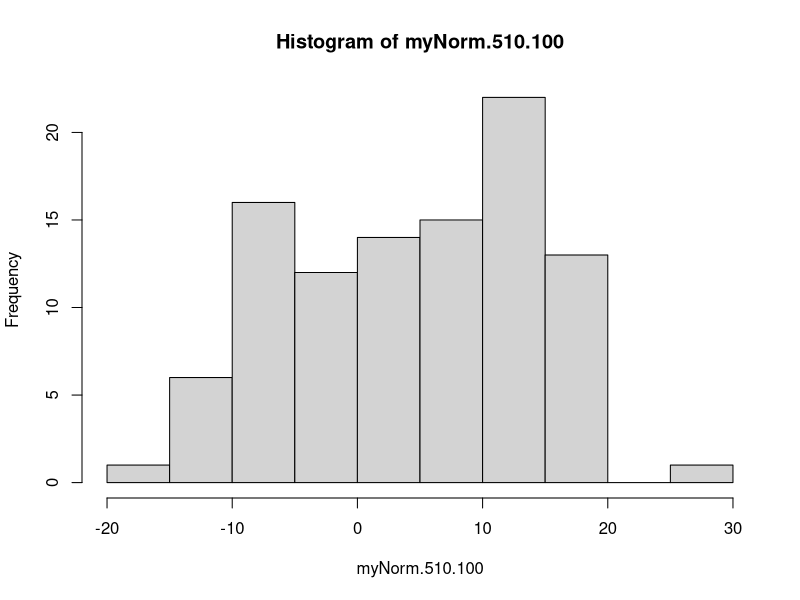
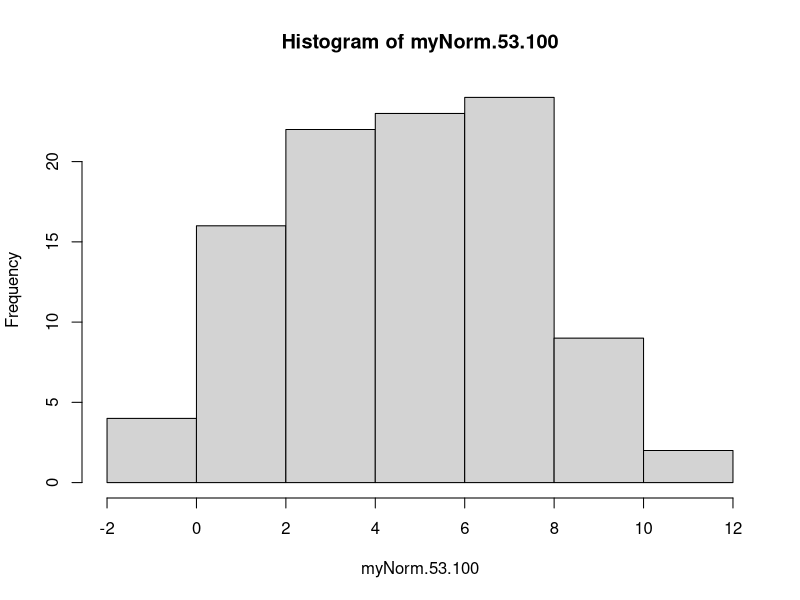
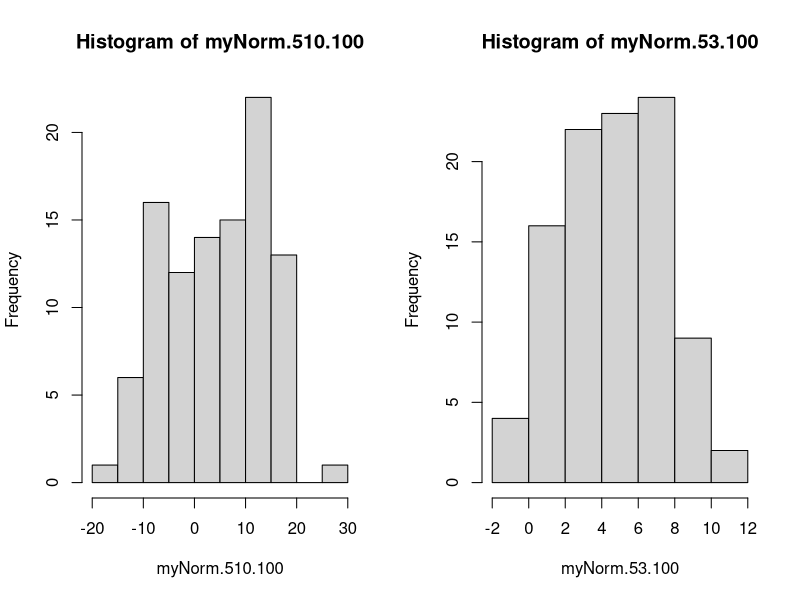
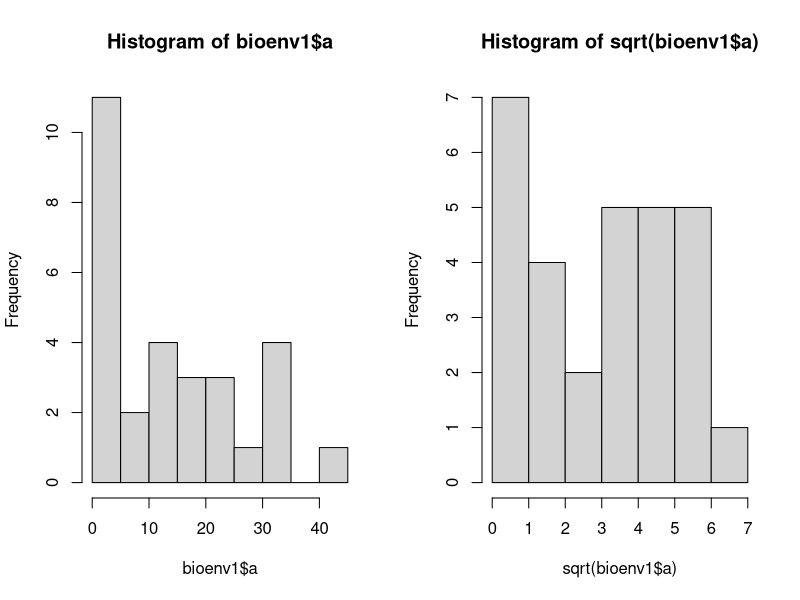
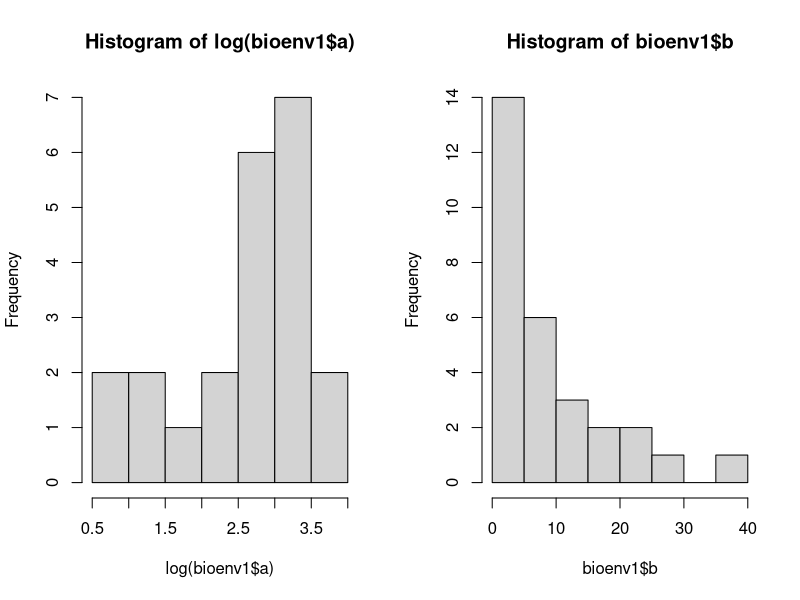
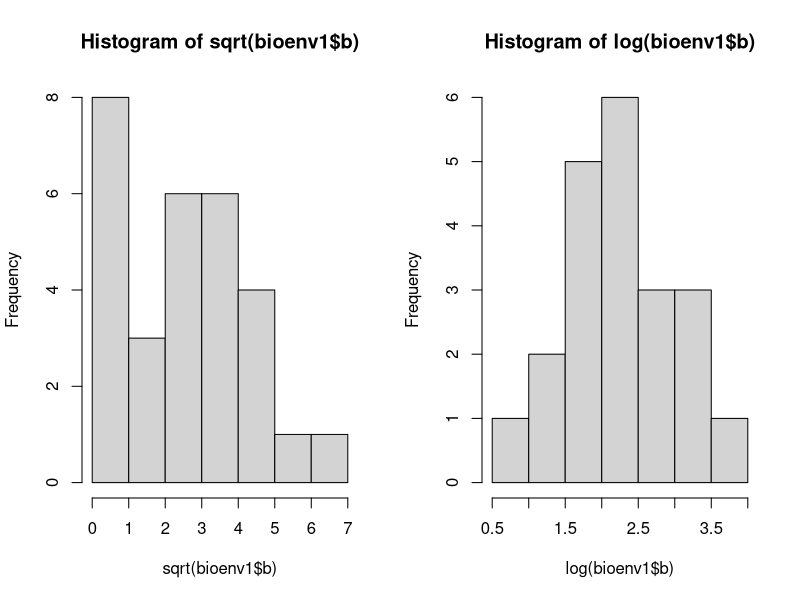
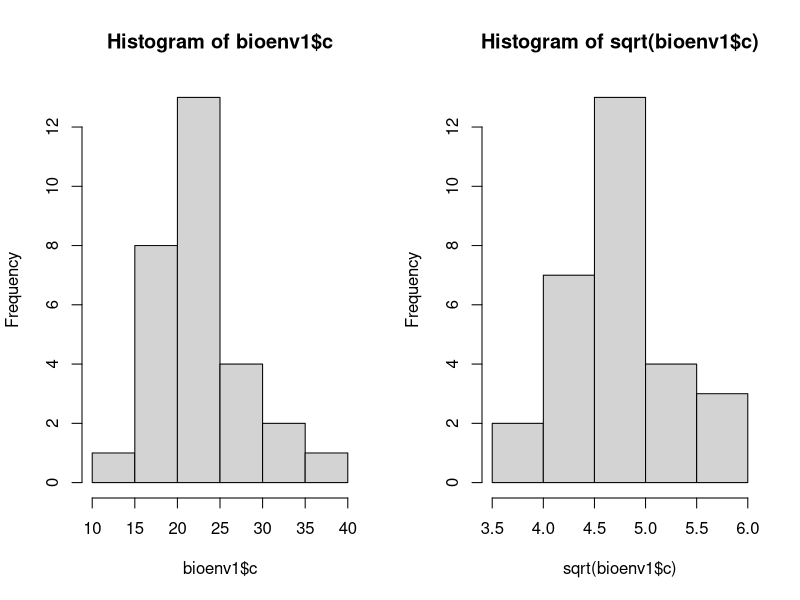
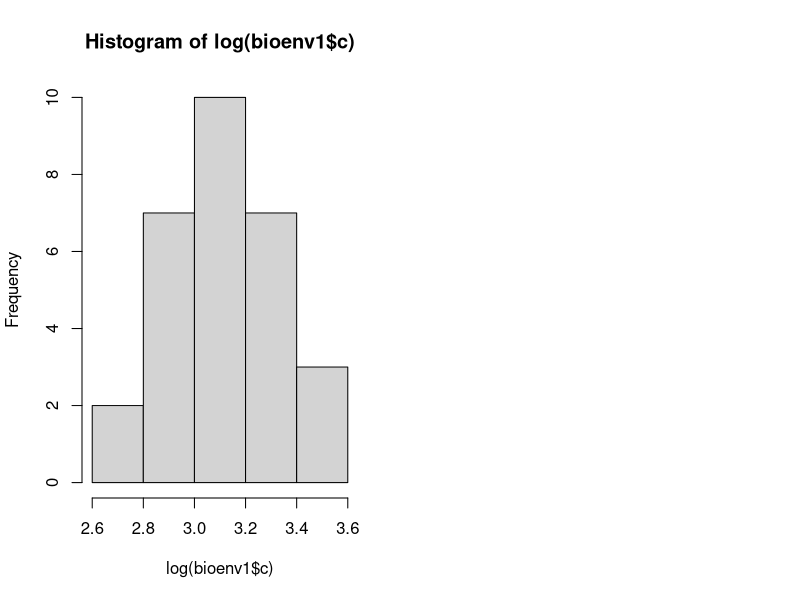

The R source for these figures, in order:
#----------------------------------
#Practical class 1
#----------------------------------

#----------#
# 1)
#----------#

# In order to be able to reproduce all "random number" operations,
# we use set.seed() to 'seed' the random number generator in R.
# If the same seed is used, 
set.seed(10)

# For this exercise, we need to create a vector of 100 numbers
# sampled from a normal distribution with a mean of 0 and a 
# standard deviation of 1 (i.e. the standard normal distribution)
# We name the object sensibly, and use the function rnorm() to 
# generate random deviates (i.e. numbers that randomly deviate
# from the mean, with a spread controlled by the sd)

# we put the results into an object with an intelligible name...

myNorm.01.100 <- rnorm(
  n = 100,   # create 100 numbers
  mean = 0,  # set the mean
  sd = 1     # set the sd
  )

#----------#
#2)
#----------#

# Using R's built-in functions, we can calculate 
# different statistics describing the location of 
# the data's distribution.

mean(myNorm.01.100)
median(myNorm.01.100)

# Computing the mode requires a little more work,
# as R doesn't have a standard function for this.
# We'll create our own function to do this. 
# Let's call it, MyMode

MyMode <- function (x) {  # here we specify that the function
                          # takes one argument, which we call
                          # "x". x represents any object the user
                          # of this function wants to use as input

  x.round <- round(x,1)  # the first thing we do is to round the
                         # values in x to the tenths position. Note that
                         # you *wouldn't* do this normally, we do it
                         # here to ensure we get a mean as the numbers
                         # in myNorm.01.100 have an overly high precision
                         # so getting two identical numbers is very 
                         # unlikely.
                         # we put the results into an object called
                         # x.round. Note that any object created
                         # inside a function is *only* available to 
                         # that function and not your general environment.
  x.table <- table(x.round)  # we use the table function to organise the data
                             # There will be a column for each unique value
                             # found in the data and then the number of 
                             # occurrences of each number will be listed
                             # below it.
  
  
  # next we extract the mode or modes by 'slicing' x.table with a 
  # logical vector (a list of TRUEs and FALSEs) which contain the
  # answer to the question: x.table == max(x.table)
  # in other words, is each frequency value in x.table equal to the
  # maximum frequency value of the whole table? The max frequency 
  # value is the mode.
  mode <- x.table[x.table == max(x.table)] 

  return(mode) # return() will report the contents of an object
               # in a function to the console (so you can see it
               # or save it to an object in your main environment)
  
} 

# we now run our mode function on our vector of 100 numbers
# we should get 2 modes, -0.2 and 0.7, which both occur
# 6 times
MyMode(myNorm.01.100)

# Thankfully, calculating the spread is more straightforward
var(myNorm.01.100) # variance
sd(myNorm.01.100) # standard deviation
range(myNorm.01.100) # range


#----------#
#3)
#----------#



# Create some differnt normal distributions for comparison.
# Set the seed again to be sure of reproducibility
set.seed(10)

myNorm.53.100 <- rnorm(100, 5, 3)
myNorm.510.100 <- rnorm(100, 5, 10)

# visualize the differences between the two using
# R's histogram function...
hist(myNorm.510.100)
hist(myNorm.53.100)

# we can change the plotting parameters with par() to
# create multiple panels with the mfrow argument.
par(mfrow = c(1,2)) # have one row and two columns for
                    # plotting

hist(myNorm.510.100)
hist(myNorm.53.100)

# pay attention to the bins used by the histograms.

#----------#
#4) 
#----------# 

# We can calculate the z-scores of each vector ourselves....
myNorm.53.100.zscore <- (myNorm.53.100 - mean(myNorm.53.100))/sd(myNorm.53.100)
myNorm.510.100.zscore <- (myNorm.510.100 - mean(myNorm.510.100))/sd(myNorm.510.100)

# ... or by using a built in function calculate z-scores 
# using the scale function.
scale(myNorm.510.100)
scale(myNorm.53.100)

#----------#
#5.1) 
#----------# 

# Make sure to write the path to the folder where bioenv-1 is. 
# You can use tab to auto complete and check if the path is correct.
# You can also use the setwd() function to move to the directory where
# bioenv3 is.

bioenv1 <- read.csv(
  "bioenv-1.csv",
  header=T,
  sep="\t"
  )

# Inspect the table
head(bioenv1,20)

# The row (sample site) where there is no data for species "a" will be removed. 
# Note: as.numeric over the factor data, gives the codes of the factor levels, 
# so it should first be converted to character, and then to numeric.

bioenv1 <- bioenv1[bioenv1$a!="no data",]
class(bioenv1$a)
bioenv1$a <- as.numeric(as.character(bioenv1$a))

#----------#
#5.2) 
#----------# 

# Compute the measures of location and spread for the species counts
# species "a"
mean(bioenv1$a)
median(bioenv1$a)
MyMode(bioenv1$a)

sd(bioenv1$a)
range(bioenv1$a)

# species "b"
mean(bioenv1$b)
median(bioenv1$b)
MyMode(bioenv1$b)

sd(bioenv1$b)
range(bioenv1$b)

# species "c"
mean(bioenv1$c)
median(bioenv1$c)
MyMode(bioenv1$c)

sd(bioenv1$c)
range(bioenv1$c)


#----------#
#5.3) 
#----------# 

# visualize the distributions before and after the transformations
# species "a"
hist(bioenv1$a)
hist(sqrt(bioenv1$a))
hist(log(bioenv1$a))

# species "b"
hist(bioenv1$b)
hist(sqrt(bioenv1$b))
hist(log(bioenv1$b))

# species "c"
hist(bioenv1$c)
hist(sqrt(bioenv1$c))
hist(log(bioenv1$c))

#----------#
#6) 
#----------#

# Coefficient of Variation
sa.cv <- mean(sd(bioenv1$a/bioenv1$a)) 
sb.cv <- mean(sd(bioenv1$b/bioenv1$b)) 
sc.cv <- mean(sd(bioenv1$c/bioenv1$c)) 

#----------#
#7) 
#----------#

# Compute the geometric mean.
# Notice that if there is a 0, the geometric mean will be 0. 
# A workaround is to add 1 to all the values and then subtract 1 from the geometric mean.
prod(bioenv1$a + 1 )^(1/length(bioenv1$a)) -1 
prod(bioenv1$b + 1)^(1/length(bioenv1$b)) -1 
prod(bioenv1$c )^(1/length(bioenv1$c))
